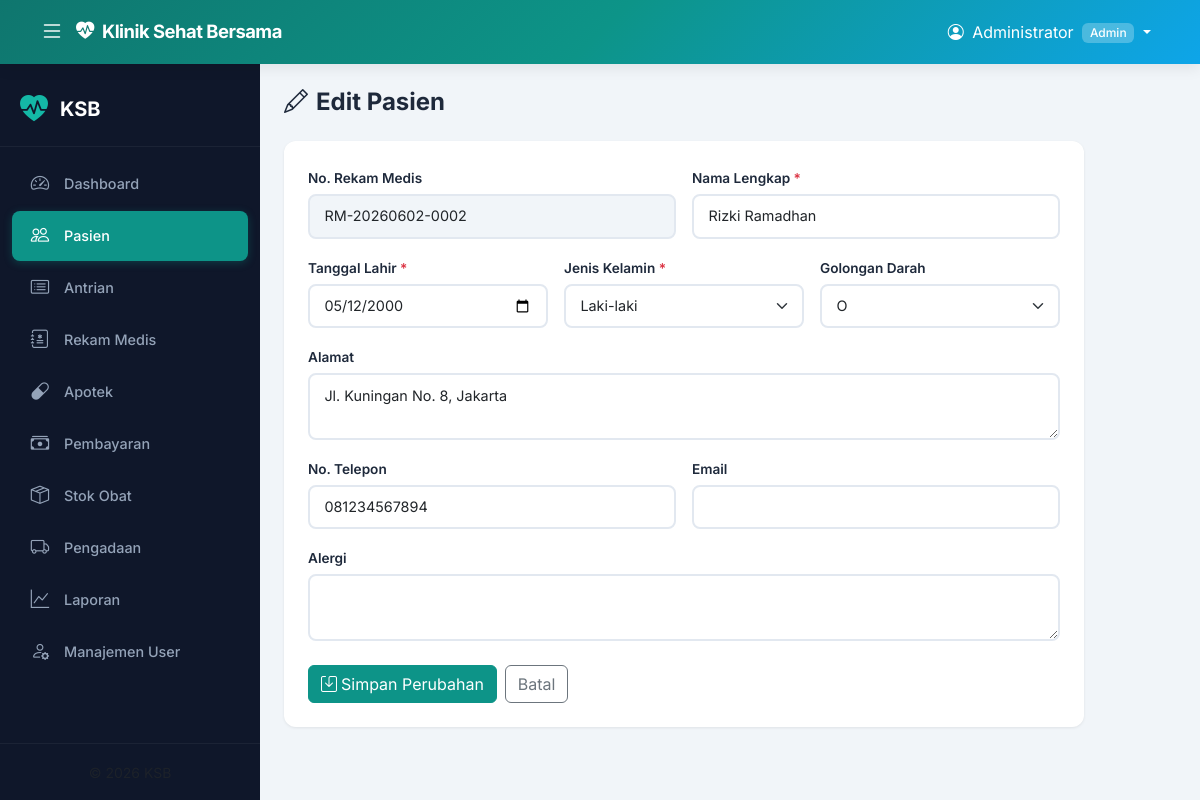
The page /modules/pasien/edit.php?id=5 (signed in) on the database its author committed.
### tables this page shows
CREATE TABLE IF NOT EXISTS pasien (
    id_pasien       INT AUTO_INCREMENT PRIMARY KEY,
    no_rekam_medis  VARCHAR(20)  NOT NULL UNIQUE,
    nama_lengkap    VARCHAR(100) NOT NULL,
    tanggal_lahir   DATE         NOT NULL,
    jenis_kelamin   ENUM('L','P') NOT NULL,
    alamat          TEXT,
    no_telepon      VARCHAR(20),
    email           VARCHAR(100),
    golongan_darah  VARCHAR(5),
    alergi          TEXT,
    created_at      DATETIME DEFAULT CURRENT_TIMESTAMP
);

### includes/functions.php (called while the page is built, shortened)
<?php
function e($s) { return htmlspecialchars($s ?? '', ENT_QUOTES, 'UTF-8'); }

### modules/pasien/edit.php (the view, shortened to what this page needs)
<?php
require_once __DIR__ . '/../../includes/header.php';
$id = (int)($_GET['id'] ?? 0);
$stmt = $pdo->prepare("SELECT * FROM pasien WHERE id_pasien = :id");
$stmt->execute([':id' => $id]);
$p = $stmt->fetch();
?>
<div class="page-header">
    <h1><i class="bi bi-pencil me-2"></i>Edit Pasien</h1>
</div>
<div class="card" style="max-width:800px;">
    <div class="card-body p-4">
        <form method="POST" action="aksi.php">
            <div class="row g-3">
                <div class="col-md-6">
                    <label class="form-label">No. Rekam Medis</label>
                    <input type="text" class="form-control" value="<?= e($p['no_rekam_medis']) ?>" readonly style="background:#f1f5f9;">
                </div>
                <div class="col-md-6">
                    <label class="form-label">Nama Lengkap <span class="text-danger">*</span></label>
                    <input type="text" name="nama_lengkap" class="form-control" value="<?= e($p['nama_lengkap']) ?>" required>
                </div>
                <div class="col-md-4">
                    <label class="form-label">Tanggal Lahir <span class="text-danger">*</span></label>
                    <input type="date" name="tanggal_lahir" class="form-control" value="<?= $p['tanggal_lahir'] ?>" required>
                </div>
                <div class="col-md-4">
                    <label class="form-label">Jenis Kelamin <span class="text-danger">*</span></label>
                    <select name="jenis_kelamin" class="form-select" required>
                        <option value="L" <?= $p['jenis_kelamin']==='L'?'selected':'' ?>>Laki-laki</option>
                    </select>
                </div>
                <div class="col-md-4">
                    <label class="form-label">Golongan Darah</label>
                    <select name="golongan_darah" class="form-select">
                        <?php foreach (['A','B','AB','O'] as $gd): ?>
                            <option value="<?= $gd ?>" <?= $p['golongan_darah']===$gd?'selected':'' ?>><?= $gd ?></option>
                        <?php endforeach; ?>
                    </select>
                </div>
                <div class="col-12">
                    <label class="form-label">Alamat</label>
                    <textarea name="alamat" class="form-control" rows="2"><?= e($p['alamat']) ?></textarea>
                </div>
                <div class="col-md-6">
                    <label class="form-label">No. Telepon</label>
                    <input type="number" name="no_telepon" class="form-control" value="<?= e($p['no_telepon']) ?>">
                </div>
                <div class="col-md-6">
                    <label class="form-label">Email</label>
                    <input type="email" name="email" class="form-control" value="<?= e($p['email']) ?>">
                </div>
                <div class="col-12">
                    <label class="form-label">Alergi</label>
                    <textarea name="alergi" class="form-control" rows="2"><?= e($p['alergi']) ?></textarea>
                </div>
            </div>
            <div class="mt-4 d-flex gap-2">
                <button type="submit" class="btn btn-primary"><i class="bi bi-save me-1"></i>Simpan Perubahan</button>
                <a href="index.php" class="btn btn-outline-secondary">Batal</a>
            </div>
        </form>
    </div>
</div>
<?php require_once __DIR__ . '/../../includes/footer.php'; ?>

### assets/css/style.css (style rules this page uses)
:root { --primary: #0d9488; --primary-dark: #0f766e; --primary-light: #14b8a6; --accent: #0ea5e9; --accent-dark: #0284c7; --sidebar-bg: #0f172a; --sidebar-hover: #1e293b; --sidebar-active: #0d9488; --navbar-bg: linear-gradient(135deg, #0f766e 0%, #0d9488 50%, #0ea5e9 100%); --body-bg: #f1f5f9; --card-bg: #ffffff; --text-primary: #1e293b; --text-secondary: #64748b; --border-color: #e2e8f0; --shadow-sm: 0 1px 3px rgba(0,0,0,0.08); --shadow-md: 0 4px 14px rgba(0,0,0,0.08); --shadow-lg: 0 10px 30px rgba(0,0,0,0.1); --radius: 12px; --radius-sm: 8px; --sidebar-width: 260px; --navbar-height: 64px; --transition: all 0.3s cubic-bezier(0.4, 0, 0.2, 1); }
* { margin: 0; padding: 0; box-sizing: border-box; }
body { font-family: 'Inter', -apple-system, BlinkMacSystemFont, sans-serif; background: var(--body-bg); color: var(--text-primary); overflow-x: hidden; }
.card { border: none; border-radius: var(--radius); box-shadow: var(--shadow-sm); transition: var(--transition); overflow: hidden; }
.btn-primary { background: var(--primary); border-color: var(--primary); }
.page-header { display: flex; justify-content: space-between; align-items: center; margin-bottom: 1.5rem; flex-wrap: wrap; gap: 1rem; }
.page-header h1 { font-size: 1.5rem; font-weight: 700; color: var(--text-primary); margin: 0; }
.fade-in { animation: fadeInUp 0.4s ease forwards; }
.form-control, .form-select { border-radius: var(--radius-sm); border: 2px solid var(--border-color); padding: 0.6rem 0.9rem; font-size: 0.9rem; transition: var(--transition); }
.form-label { font-weight: 600; font-size: 0.85rem; color: var(--text-primary); margin-bottom: 0.35rem; }

### rows shown on the page
pasien: no_rekam_medis "RM-20260602-0002", nama_lengkap "Rizki Ramadhan", tanggal_lahir "05/12/2000", jenis_kelamin "Laki-laki", golongan_darah "O", alamat "Jl. Kuningan No. 8, Jakarta", no_telepon "081234567894"

### other values the page prints
$_SESSION['user_nama'] "Administrator"
$_SESSION['user_role'] "Admin"
$m['label'] "Pasien"
$m['label'] "Antrian"
$m['label'] "Rekam Medis"
$m['label'] "Apotek"
$m['label'] "Pembayaran"
$m['label'] "Stok Obat"
$m['label'] "Pengadaan"
$m['label'] "Laporan"
$m['label'] "Manajemen User"
